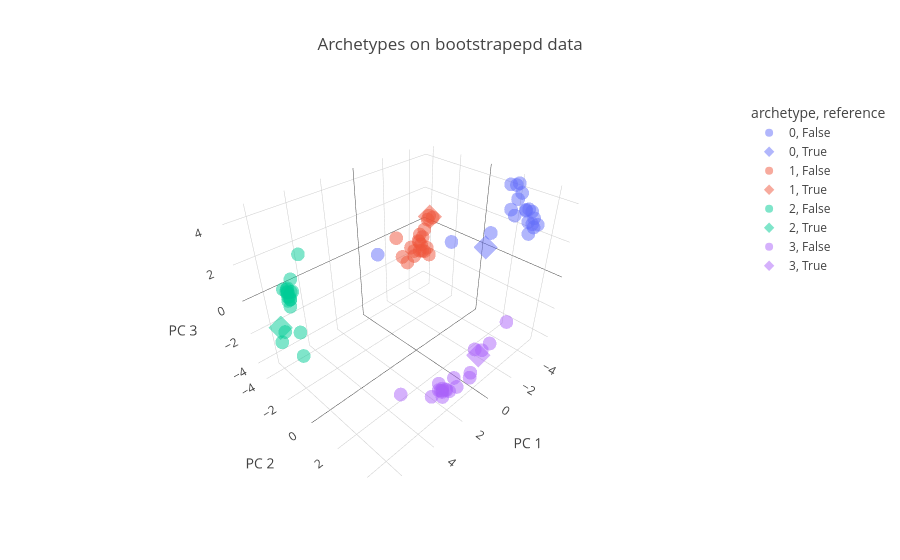

The notebook cell saved with this chart:
### Markdown cell above
We visualize the bootstrapping results:

### Code cell
pt.plot_bootstrap_3D(adata)

### Figure 1 — Plotly figure (JSON) as saved in the notebook; plotly's stock layout.template omitted (floating-point values rounded to 4 significant figures)
{"data": [{"customdata": [[1, 0, false], [2, 0, false], [3, 0, false], [4, 0, false], [5, 0, false], [6, 0, false], [7, 0, false], [8, 0, false], [9, 0, false], [10, 0, false], [11, 0, false], [12, 0, false], [13, 0, false], [14, 0, false], [15, 0, false], [16, 0, false], [17, 0, false], [18, 0, false], [19, 0, false], [20, 0, false]], "hovertemplate": "archetype=%{customdata[1]}<br>reference=%{customdata[2]}<br>PC 1=%{x}<br>PC 2=%{y}<br>PC 3=%{z}<br>iter=%{customdata[0]}<extra></extra>", "legendgroup": "0, False", "marker": {"color": "#636efa", "opacity": 0.5, "symbol": "circle"}, "mode": "markers", "name": "0, False", "scene": "scene", "showlegend": true, "type": "scatter3d", "x": [3.744, -2.91, -2.984, -4.588, -4.506, -3.972, -2.684, -3.204, -3.636, -2.406, -3.239, -4.843, -4.498, -0.526, -3.301, -3.707, -2.794, -3.247, 1.146, -3.181], "y": [1.405, 3.943, 4.384, 2.105, 1.833, 2.643, 4.275, 3.581, 3.485, 4.325, 4.02, 2.096, 2.505, 3.652, 2.757, 3.62, 3.293, 4.068, 2.949, 3.595], "z": [3.657, 3.592, 3.593, 4.298, 4.279, 3.939, 3.691, 3.967, 3.814, 3.335, 3.694, 4.314, 4.047, 3.84, 3.668, 3.72, 3.721, 3.247, 3.803, 3.935]}, {"customdata": [[0, 0, true]], "hovertemplate": "archetype=%{customdata[1]}<br>reference=%{customdata[2]}<br>PC 1=%{x}<br>PC 2=%{y}<br>PC 3=%{z}<br>iter=%{customdata[0]}<extra></extra>", "legendgroup": "0, True", "marker": {"color": "#636efa", "opacity": 0.5, "symbol": "diamond"}, "mode": "markers", "name": "0, True", "scene": "scene", "showlegend": true, "type": "scatter3d", "x": [0.2695], "y": [4.006], "z": [3.627]}, {"customdata": [[1, 1, false], [2, 1, false], [3, 1, false], [4, 1, false], [5, 1, false], [6, 1, false], [7, 1, false], [8, 1, false], [9, 1, false], [10, 1, false], [11, 1, false], [12, 1, false], [13, 1, false], [14, 1, false], [15, 1, false], [16, 1, false], [17, 1, false], [18, 1, false], [19, 1, false], [20, 1, false]], "hovertemplate": "archetype=%{customdata[1]}<br>reference=%{customdata[2]}<br>PC 1=%{x}<br>PC 2=%{y}<br>PC 3=%{z}<br>iter=%{customdata[0]}<extra></extra>", "legendgroup": "1, False", "marker": {"color": "#EF553B", "opacity": 0.5, "symbol": "circle"}, "mode": "markers", "name": "1, False", "scene": "scene", "showlegend": true, "type": "scatter3d", "x": [-4.991, -4.346, -3.66, -2.722, -3.443, -3.95, -4.267, -2.62, -4.201, -4.571, -4.071, -2.735, -3.55, -4.787, -4.357, -3.51, -4.47, -4.445, -4.759, -4.299], "y": [-3.561, -3.759, -3.392, -3.863, -3.576, -3.6, -3.924, -4.277, -3.624, -3.83, -3.833, -3.457, -3.691, -3.78, -3.595, -3.926, -3.492, -3.274, -3.65, -3.829], "z": [0.4695, -0.6906, -0.6065, -1.453, -1.575, -1.419, -0.5483, -0.2966, -1.534, -0.2834, -0.8738, -1.677, -1.318, 0.3244, -1.621, -1.154, -1.38, -1.764, 0.6413, -1.211]}, {"customdata": [[0, 1, true]], "hovertemplate": "archetype=%{customdata[1]}<br>reference=%{customdata[2]}<br>PC 1=%{x}<br>PC 2=%{y}<br>PC 3=%{z}<br>iter=%{customdata[0]}<extra></extra>", "legendgroup": "1, True", "marker": {"color": "#EF553B", "opacity": 0.5, "symbol": "diamond"}, "mode": "markers", "name": "1, True", "scene": "scene", "showlegend": true, "type": "scatter3d", "x": [-4.635], "y": [-3.489], "z": [0.682]}, {"customdata": [[1, 2, false], [2, 2, false], [3, 2, false], [4, 2, false], [5, 2, false], [6, 2, false], [7, 2, false], [8, 2, false], [9, 2, false], [10, 2, false], [11, 2, false], [12, 2, false], [13, 2, false], [14, 2, false], [15, 2, false], [16, 2, false], [17, 2, false], [18, 2, false], [19, 2, false], [20, 2, false]], "hovertemplate": "archetype=%{customdata[1]}<br>reference=%{customdata[2]}<br>PC 1=%{x}<br>PC 2=%{y}<br>PC 3=%{z}<br>iter=%{customdata[0]}<extra></extra>", "legendgroup": "2, False", "marker": {"color": "#00cc96", "opacity": 0.5, "symbol": "circle"}, "mode": "markers", "name": "2, False", "scene": "scene", "showlegend": true, "type": "scatter3d", "x": [5.7, 6.065, 6.104, 6.348, 6.148, 6.093, 6.059, 6.567, 5.705, 6.157, 6.038, 6.078, 6.24, 6.62, 5.916, 6.078, 6.017, 4.808, 6.725, 5.887], "y": [-2.253, -1.982, -2.0, -1.402, -1.688, -1.899, -1.889, -0.5155, -2.208, -1.65, -2.07, -1.994, -1.716, -1.8, -2.214, -1.66, -2.451, -2.804, -2.079, -1.879], "z": [-2.869, 1.28, 1.342, 0.9955, 1.116, 1.373, 1.127, 0.2228, 1.711, 1.161, 1.406, 1.066, 1.082, -0.4937, 1.333, 1.496, 1.211, 2.346, -1.213, 1.308]}, {"customdata": [[0, 2, true]], "hovertemplate": "archetype=%{customdata[1]}<br>reference=%{customdata[2]}<br>PC 1=%{x}<br>PC 2=%{y}<br>PC 3=%{z}<br>iter=%{customdata[0]}<extra></extra>", "legendgroup": "2, True", "marker": {"color": "#00cc96", "opacity": 0.5, "symbol": "diamond"}, "mode": "markers", "name": "2, True", "scene": "scene", "showlegend": true, "type": "scatter3d", "x": [6.564], "y": [-2.291], "z": [-0.5727]}, {"customdata": [[1, 3, false], [2, 3, false], [3, 3, false], [4, 3, false], [5, 3, false], [6, 3, false], [7, 3, false], [8, 3, false], [9, 3, false], [10, 3, false], [11, 3, false], [12, 3, false], [13, 3, false], [14, 3, false], [15, 3, false], [16, 3, false], [17, 3, false], [18, 3, false], [19, 3, false], [20, 3, false]], "hovertemplate": "archetype=%{customdata[1]}<br>reference=%{customdata[2]}<br>PC 1=%{x}<br>PC 2=%{y}<br>PC 3=%{z}<br>iter=%{customdata[0]}<extra></extra>", "legendgroup": "3, False", "marker": {"color": "#ab63fa", "opacity": 0.5, "symbol": "circle"}, "mode": "markers", "name": "3, False", "scene": "scene", "showlegend": true, "type": "scatter3d", "x": [-1.736, 1.841, 1.54, 0.8461, 1.838, 2.067, 1.472, -1.414, 2.642, 1.189, 1.909, 1.402, 1.591, -1.565, 2.292, 1.891, 2.111, 3.898, -1.813, 1.987], "y": [4.328, 3.283, 3.255, 4.333, 4.342, 4.105, 3.476, 2.905, 3.534, 2.729, 3.458, 4.694, 3.956, 3.256, 3.883, 3.554, 3.938, 2.763, 3.507, 3.662], "z": [-1.202, -4.015, -4.16, -2.786, -2.983, -3.28, -4.146, -3.709, -3.653, -4.47, -3.876, -2.443, -2.864, -3.634, -3.232, -3.894, -3.246, -3.118, -3.16, -4.086]}, {"customdata": [[0, 3, true]], "hovertemplate": "archetype=%{customdata[1]}<br>reference=%{customdata[2]}<br>PC 1=%{x}<br>PC 2=%{y}<br>PC 3=%{z}<br>iter=%{customdata[0]}<extra></extra>", "legendgroup": "3, True", "marker": {"color": "#ab63fa", "opacity": 0.5, "symbol": "diamond"}, "mode": "markers", "name": "3, True", "scene": "scene", "showlegend": true, "type": "scatter3d", "x": [-1.278], "y": [3.253], "z": [-3.812]}], "layout": {"legend": {"title": {"text": "archetype, reference"}, "tracegroupgap": 0}, "scene": {"domain": {"x": [0, 1], "y": [0, 1]}, "xaxis": {"title": {"text": "PC 1"}}, "yaxis": {"title": {"text": "PC 2"}}, "zaxis": {"title": {"text": "PC 3"}}}, "title": {"text": "Archetypes on bootstrapepd data"}}}
